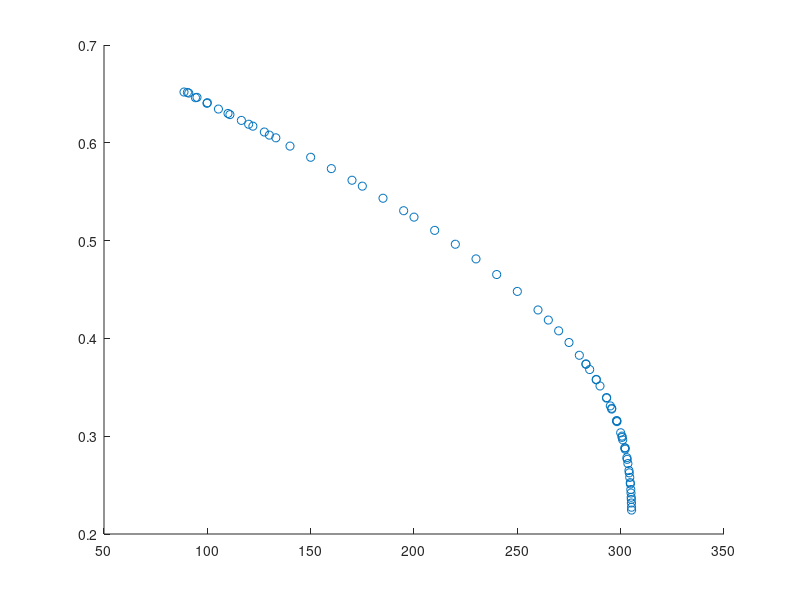

Source code (MATLAB): (Note: this script raises an error after producing the figure.)
clear

Temp_exp = [88.71 90.37 91 94.26 95 99.82 100 105.37 110 110.93 116.48 120 122.04 127.59 130 133.15 140 150 160 170 175 185 195 200 210 220 230 240 250 260 265 270 275 280 283.2 283.2 285 288.19 288.19 290 293.18 293.18 295 295.67 295.67 298 298.17 298.17 300 300.66 300.66 301 302 302.16 302.16 303 303.16 304.15 304.65 305.15 303.5 304 304.4 304.7 304.9 305 305.1 305.2 305.25 305.275]; 
DIPPR_exp = [0.6519176 0.65152669 0.650847108 0.64611409 0.646468916 0.64040079 0.640987155 0.63450707 0.630014612 0.62882384 0.62290005 0.618981929 0.61700633 0.6110224 0.60786505 0.60509861 0.59661887 0.585207305 0.573594271 0.561722635 0.555675558 0.543319795 0.530558087 0.52399982 0.51046832 0.496284301 0.48130042 0.465318215 0.448052021 0.429086872 0.418766848 0.407731158 0.39581141 0.382745995 0.37392045 0.37355961 0.368150017 0.35810363 0.35768265 0.351340887 0.33952037 0.33891897 0.33098049 0.32851475 0.32773293 0.31582521 0.31579514 0.31489304 0.30352658 0.300104614 0.29880559 0.296322409 0.28803632 0.288004446 0.286684373 0.278054884 0.276346307 0.262565226 0.252503804 0.235375932 0.272034 0.264902 0.257857 0.251177 0.245477 0.241946 0.237573 0.231703 0.227394 0.224471];    
Temp = [178 197 217 236 256 275];
DIPPR_TC = 305;
dLDN = 0.0012;
dTC = 0.04;
beta = 0.326;

% DIPPR_exp = DIPPR_exp(Temp_exp<=275);
% Temp_exp = Temp_exp(Temp_exp<=275);
% DIPPR_exp = DIPPR_exp(Temp_exp>=175);
% Temp_exp = Temp_exp(Temp_exp>=175);

hold
scatter(Temp_exp,DIPPR_exp)
hold

z = 1;

% This is using the coarser grid
% epsilon = [95 95.5 96 96.5 97 98 99 99.5 100 102 102.5 103];
% sigma = [3.72 3.73 3.74 3.75 3.76 3.77 3.78];
% 
% All_data = dlmread('Coarse_All.txt');

% This is using the finer grid (missing 100.5 because of dump mistake)
% epsilon = [96.5 97 97.5 98 98.5 99 99.5 100];
% sigma = [3.72 3.725 3.73 3.735 3.74 3.745 3.75 3.755 3.76 3.765 3.77 3.775 3.78];

% Rerefined grid
% epsilon = [97.5 97.75 98 98.25 98.5 98.75 99];
% sigma = [3.73 3.7325 3.735 3.7375 3.74 3.7425 3.745 3.7475 3.75 3.7525 3.755 3.7575 3.76 3.7625 3.765 3.7675 3.77];
% 
% All_data = dlmread('Rerefined_All.txt');

% Rererefined grid
epsilon = [97.5 97.63 97.75 97.88 98 98.13 98.25 98.37 98.5 98.63 98.75 98.88 99];
sigma = [3.7375 3.7388 3.74 3.7413 3.7425 3.7438 3.745 3.7463 3.7475 3.7488 3.75 3.7513 3.7525 3.7538 3.755 3.7563 3.7575];

All_data = dlmread('Rererefined_all_1.txt');

for h = 1:length(epsilon) % Cycles through all the different epsilons

% eps_data = dlmread(sprintf('%s_All.txt',num2str(epsilon(h)))); % This is for when each different epsilon has a file

eps_data = All_data(:,(1+2*length(Temp)*(h-1)):(2*length(Temp)+2*length(Temp)*(h-1)));

[steps, temps] = size(eps_data);

temps = temps/2; % Since we only have half the columns (two per temp since one is liquid and one vapor)

steps = steps/length(sigma);

first_step = 1;
last_step = first_step + steps - 1;

for i = 1:length(sigma) % Cycles through all the different sigmas
    
    % Use this to investigate a single parameter set
     if epsilon(h) == 98.25 && sigma(i) == 3.7525
        
         pause(0)
         
     end
     
           
   for j = 1:temps
       
       swap = 0;
          
        for k = first_step:last_step
            
            dens_1 = eps_data(k,(2*j-1));
            dens_2 = eps_data(k,(2*j));
            
            if dens_1 >= dens_2  % This accounts for the possibility of identity swap between boxes
       
            liq_dens(k,j) = dens_1;
            vap_dens(k,j) = dens_2;
        
            else
                
            liq_dens(k,j) = dens_2;
            vap_dens(k,j) = dens_1;
            swap = k;
                
            end
            
        end
        
        equil_step = first_step + 2;
        
        repeat = true;
               
        while repeat == true
            
            if swap <= (equil_step)
        
                liq_ave(j,h,i) = mean(liq_dens(equil_step:last_step,j));
                vap_ave(j,h,i) = mean(vap_dens(equil_step:last_step,j));
        
                liq_std(j,h,i) = std(liq_dens(equil_step:last_step,j));
                vap_std(j,h,i) = std(vap_dens(equil_step:last_step,j));
        
        
                if liq_dens(equil_step,j) <= 0.9*liq_ave(j,h,i) ||  vap_dens(equil_step,j) >= 1.1*vap_ave(j,h,i)
        
            repeat = true;
            equil_step = equil_step + 1;
            
                else
            
            repeat = false;
        
                end
        
            else
                
                liq_swap = liq_dens(equil_step:swap-1,j);
                liq_swap = [liq_swap, liq_dens(swap+1:last_step,j)];
                vap_swap = vap_dens(equil_step:swap-1,j);
                vap_swap = [vap_swap, vap_dens(swap+1:last_step,j)];
                
                liq_ave(j,h,i) = mean(liq_swap);
                vap_ave(j,h,i) = mean(vap_swap);
        
                liq_std(j,h,i) = std(liq_swap);
                vap_std(j,h,i) = std(vap_swap);
        
        
                if liq_dens(equil_step,j) <= 0.9*liq_ave(j,h,i) ||  vap_dens(equil_step,j) >= 1.1*vap_ave(j,h,i)
        
            repeat = true;
            equil_step = equil_step + 1;
            
                else
            
            repeat = false;
        
                end
                
                
                
            end
        
        end
            
            
   end
    
   first_step = first_step + steps;
   last_step = first_step + steps - 1;
   
   beta_range = linspace(0.32,0.32,1); % Seeing what the beta effect is
   
   for bb = 1:length(beta_range)
       
       beta = beta_range(bb);
     
   [TC(h,i), rhoc(h,i), A, b] = towhee_error_model(Temp,vap_ave(:,h,i)',liq_ave(:,h,i)',beta); % This uses my error model

%      [TC(h,i), rhoc(h,i), A,b] = towhee_rectilinear(Temp,vap_ave(:,i)',liq_ave(:,i)',vap_std(:,i)',liq_std(:,i)',beta); % This is the traditional way
     
     liq_hat(:,h,i) = rhoc(h,i) + A.*(TC(h,i)-Temp_exp) + b.*(TC(h,i)-Temp_exp).^(beta);
     
     error_hat(:,i) = (8.27*10^(-4))+ (8.37*10^(-14))*exp(20.98*(Temp_exp/DIPPR_TC));
     
     if TC(h,i) > max(Temp_exp)
   
        SSE(h,i) = sum((DIPPR_exp'-liq_hat(:,h,i)).^2); % Non-weighted approach
%         SSE(h,i) = sum(((DIPPR_exp'-liq_hat(:,i))./error_hat(:,i)).^2); % Weighted approach
        
     else
         
        SSE(h,i) = 100000000;
         
     end
     
     if bb == 1
               
                SSE_opt(h,i) = SSE(h,i);
                beta_opt(h,i) = beta;
                TC_opt(h,i) = TC(h,i);
                liq_opt(:,i) = liq_hat(:,i);
                
     elseif SSE(h,i) < SSE_opt(h,i)
            
                SSE_opt(h,i) = SSE(h,i);
                beta_opt(h,i) = beta;
                TC_opt(h,i) = TC(h,i);
                liq_opt(:,i) = liq_hat(:,i);

     end
     
   end
   
%    if TC(h,i) > 301.5 && TC(h,i) < 308
%    
% %    [TC_low(h,i), TC_high(h,i), rhoc_low(h,i), rhoc_high(h,i)] = rigorous_statistics(Temp,vap_ave(:,i)',liq_ave(:,i)'); % This analyzes the uncertainty regions
%    
%    [TC_low(h,i), TC_high(h,i), rhoc_low(h,i), rhoc_high(h,i)] = rigorous_statistics(Temp,vap_ave(:,i)',liq_ave(:,i)',vap_std(:,i)',liq_std(:,i)'); % This analyzes the uncertainty regions
%       
%    end  
%    

%         if SSE_opt(h,i) <= (1.5653*10^-4)
%             hold
%             plot(Temp_exp',liq_opt(:,i)')
%             scatter(Temp,liq_ave(:,i)')
%             hold
%             acceptable(:,z) = [epsilon(h) sigma(i)];
%             z=z+1;
%         end
      
end     

end

% Trying to automate the contours
    p = 2;
    n = length(Temp_exp);
    alpha = 0.95;

    SSE_min = min(min(SSE_opt));
    RHS = SSE_min * (1 + (p/(n-p))*finv(alpha,p,n-p));
    
%     z = 1;
%     
% for h = 1:length(epsilon)
%     
%     for i = 1:length(sigma)
% 
%         if SSE(h,i) <= RHS
%             hold
%             plot(Temp_exp',liq_hat(:,i)')
%             hold
%             acceptable(:,z) = [epsilon(h) sigma(i)];
%             z=z+1;
%         end
%     
%     end
%     
% end

% figure
% contour(sigma,epsilon,SSE)